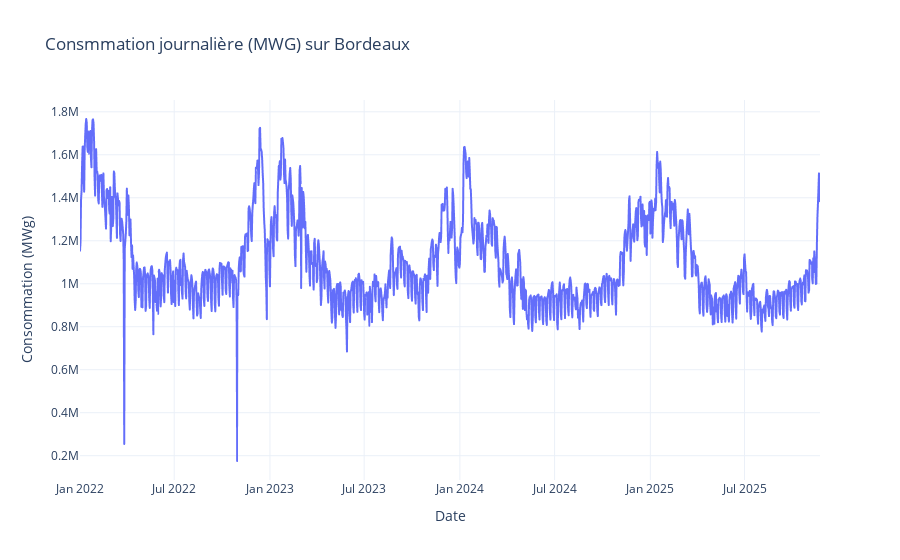

Here is the notebook cell this chart was saved with:
### Markdown cell above
# Eda

### Code cell
fig = px.line(
    df, 
    x="date", 
    y='daily_conso_mgw', 
    title="Consmmation journalière (MWG) sur Bordeaux", 
    labels={'date': 'Date', 'daily_conso_mgw': 'Consommation (MWg)'}
)

fig.update_layout(
    xaxis_title='Date',
    yaxis_title='Consommation (MWg)',
    template='plotly_white'
)

fig.show()

### Figure 1 — Plotly figure (JSON) as saved in the notebook; plotly's stock layout.template omitted (floating-point values rounded to 4 significant figures; data arrays with more than 128 entries replaced by an {"elided": "..."} marker saying what was removed)
{"data": [{"hovertemplate": "Date=%{x}<br>Consommation (MWg)=%{y}<extra></extra>", "legendgroup": "", "line": {"color": "#636efa", "dash": "solid"}, "marker": {"symbol": "circle"}, "mode": "lines", "name": "", "showlegend": false, "type": "scattergl", "x": {"elided": "1423 str values"}, "xaxis": "x", "y": {"elided": "1423 int values"}, "yaxis": "y"}], "layout": {"legend": {"tracegroupgap": 0}, "title": {"text": "Consmmation journalière (MWG) sur Bordeaux"}, "xaxis": {"anchor": "y", "domain": [0, 1], "title": {"text": "Date"}}, "yaxis": {"anchor": "x", "domain": [0, 1], "title": {"text": "Consommation (MWg)"}}}}
